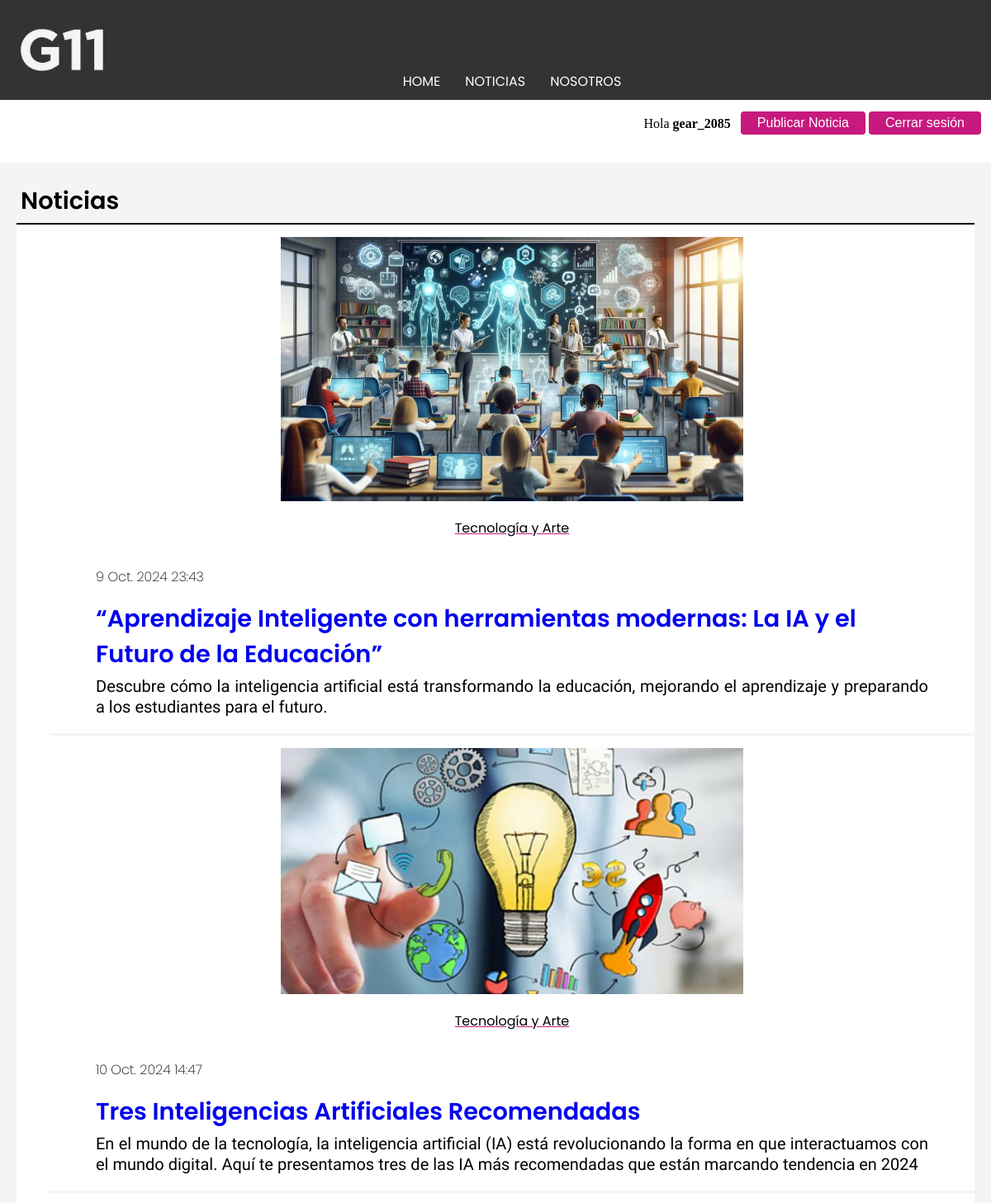
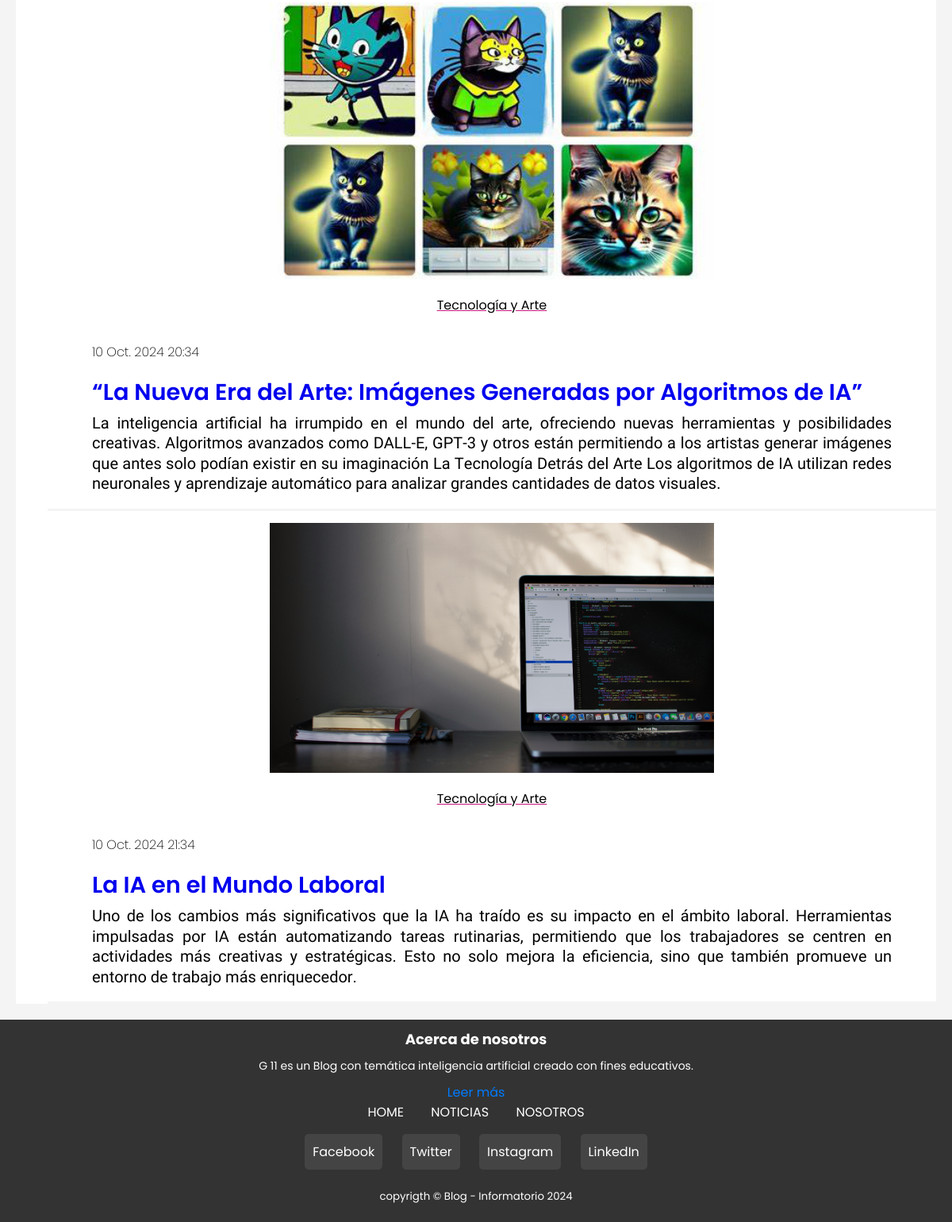
The app's page /Noticias/ (signed in) with its own data (2 pictures, top to bottom).
### apps/usuarios/models.py (models this page shows)
class Usuario(AbstractUser):
	pass

### apps/noticias/models.py (models this page shows, shortened)
class Noticia(models.Model):
	titulo = models.CharField(max_length = 150,verbose_name= "Título", null=False)
	bajada = models.TextField(verbose_name= "Bajada")
	cuerpo = models.TextField(verbose_name= "Cuerpo")
	imagen = models.ImageField(upload_to = 'noticias/')
	categoria_noticia = models.ForeignKey(Categoria, on_delete = models.CASCADE)
	fecha = models.DateTimeField(auto_now_add=True)
	usuario = models.ForeignKey(Usuario, on_delete=models.CASCADE)  # Campo nuevo

class Categoria(models.Model):
	nombre = models.CharField(max_length = 60)
	def __str__(self):
		return self.nombre

### apps/noticias/views.py (the view)
# urls.py: path('', views.Listar_Noticias, name = 'listar'),
def Listar_Noticias(request):
	contexto = { 'form': NotiForm() }
	id_categoria = request.GET.get('id',None)
	if id_categoria:
		noti = Noticia.objects.filter(categoria_noticia = id_categoria)
	else:
		noti = Noticia.objects.all() #RETORNA UNA LISTA DE OBJETOS
		contexto['noticias'] = noti
		cat = Categoria.objects.all().order_by('nombre')
		contexto['categorias'] = cat
	return render(request, 'noticias/listar.html', contexto)

### templates/noticias/listar.html (shortened to what this page needs)
{% extends 'base.html' %}
{% load static %}
{% block contenido %}
<h2 class="noticia-cabecera" style="padding: 5px; border-bottom: 2px solid;">Noticias</h2>
<div class="noticia-articulo">
    {% for noti in noticias %}
    <ul class="noticia-contenedor">
        <li class="noticia-lista">
            <div class="noticia-imagen">
                <img src="{{noti.imagen.url}}" width="50%">
            </div>
            <div class="noticia-texto">
                <div class="alinear ">
                    <p class="noticia-categoria">{{noti.categoria_noticia}}</p>
                    <p class="noticia-fecha">{{noti.fecha}}</p>
                </div>
                <p class="noticia-titulo"><a href="{% url 'noticias:detalle' noti.pk %}">{{noti.titulo}}</a></p>
                <p class="noticia-bajada">{{noti.bajada}}</p>
                <br>
            </div>
        </li>
        <br><br>
    </ul>
    {% endfor %}
</div>
{% endblock contenido %}

### templates/base.html (shortened to what this page needs)
{% load static %}
<!DOCTYPE html>
<html>
<head>
	<link rel="stylesheet" type="text/css" href="{% static 'css/main.css' %}">
</head>
<body class="contenedor">
    <header>
        <nav class="navbar">
            <a class="marca" href="{% url 'home' %}"><img src="{% static 'img/logo3b.png' %}"></a>
            <ul class="nav-menu">
                <li><a href="{% url 'home' %}">HOME</a></li>
                <li><a href="{% url 'noticias:listar' %}">NOTICIAS</a></li>
                <li><a href="{% url 'nosotros' %}">NOSOTROS</a></li>
            </ul>
        </nav>
    </header>
    <div class="usuario">
        {% if user.is_authenticated %}
            <div style="padding: 10px;">
                <p class="Usuario-nombre">Hola <strong>{{ user.username }}</strong></p>
                <br>
            </div>
            <form action="{% url 'noticias:cargar_noticia'%}" method="POST">
                <button class="boton"  type="submit">Publicar Noticia</button>
            </form>
            <form action="{% url 'logout' %}" method="POST">
                <button class="boton" type="submit">Cerrar sesión</button>
            </form>
        {% endif %}
    </div>
	<main>
        <article>
            <div class="bloque">
				{% block contenido %}
				{% endblock contenido %}
				</div>
        </article>
    </main>
<footer class="footer">
    <div class="about-section">
        <h4>Acerca de nosotros</h4>
        <p>G 11 es un Blog con temática inteligencia artificial creado con fines educativos. </p>
        <a href="{% url 'nosotros' %}">Leer más</a>
    </div>
    <div class="footer-content">
        <ul>
            <li><a href="{% url 'home' %}">HOME</a></li>
            <li><a href="{% url 'noticias:listar' %}">NOTICIAS</a></li>
            <li><a href="{% url 'nosotros' %}">NOSOTROS</a></li>
        </ul>
    </div>
    <div class="social-media">
        <a href="https://facebook.com" target="_blank" class="social-icon">Facebook</a>
        <a href="https://twitter.com" target="_blank" class="social-icon">Twitter</a>
        <a href="https://instagram.com" target="_blank" class="social-icon">Instagram</a>
        <a href="https://linkedin.com" target="_blank" class="social-icon">LinkedIn</a>
    </div>
    <p class="copy"><small>copyrigth &copy; Blog - Informatorio 2024</small></p>
</footer>
</body>
</html>

### static/css/main.css (style rules this page uses)
* { margin: 0 ; text-decoration: none; list-style: none; }
.navbar { font-family: "Poppins", sans-serif; font-weight: 400; background-color: #333; padding: 10px; }
.nav-menu { display: flex; justify-content: center; max-width: 1200px; margin: 0 auto; }
.navbar img { display: flex; align-self: center; padding-top: 25px; padding-left: 15px ; width: 100px; }
.nav-menu a { color: white; text-decoration: none; padding: 10px 15px; }
.usuario { display: flex; justify-content: end; padding:10px; }
main { display: flex; justify-content: space-between; }
article { flex: 3; padding: 20px; background-color: #f4f4f4; }
.bloque { max-width: 1200px; margin: 0 auto; }
.footer { font-family: "Poppins", sans-serif; width: 100%; height: 235px; padding-top: 10px; padding-bottom: 10px; background-color: #333; color: white; text-align: center; }
.footer-content ul { list-style: none; padding: 0; }
.footer-content ul li { display: inline; margin: 0 15px; }
.footer-content a { color: white; text-decoration: none; }
.about-section { margin-top: 1px; }
.about-section h4 { font-size: 18px; margin-bottom: 10px; }
.about-section p { font-size: 14px; margin: 0 0 10px; }
.about-section a { color: #007BFF; text-decoration: none; }
.social-media { margin-top: 15px; }
.social-icon { display: inline-block; margin: 0 10px; padding: 10px; color: white; background-color: #444; border-radius: 5px; text-decoration: none; }
.copy { padding-top: 20px; padding-bottom: 20px; }
.noticia-contenedor { display: flex; margin: 0 auto; max-width: 1200px; }
.noticia-lista { margin: 0; padding: 0; list-style: none; background-color: white; border-bottom: #f4f4f4 solid 3px; }
.noticia-articulo { margin: 0 auto; max-width: 1200px; background-color: white; }
.noticia-imagen { padding-top: 15px; width: 100%; display: flex; justify-content: center; height: max-content; }
.noticia-categoria { padding-top: 20px ; font-family: "Poppins", sans-serif; font-weight: 400; text-align: center; text-decoration-line: underline ; text-decoration-color: #c7197e; }
.noticia-cabecera { font-size: 1.8em; font-family: "Poppins", sans-serif; font-weight: 600; padding: 5px; border-bottom: 2px solid; }
.noticia-titulo { font-size: 1.8em; font-family: "Poppins", sans-serif; font-weight: 600; text-align: initial; padding-top: 12px; padding-bottom: 5px; margin-left: 5%; margin-right: 5%; }
.noticia-bajada { font-family: "Afacad Flux", sans-serif; font-size: 1.25em; font-kerning:none; line-height: 25.5px; margin-left: 5%; margin-right: 5%; text-align: justify; font-weight: inherit; }
.noticia-fecha { font-family: "Poppins", sans-serif; font-size: 1.2; font-weight: 200; align-items: center; font-kerning: none; margin-top: 3%; margin-left: 5%; margin-right: 5%; margin-bottom: 5px; }
.boton { background-color: #c7197e; color: white; border: none; padding: 5px 20px; text-align: center; text-decoration: none; display: inline-block; font-size: 16px; margin: 4px 2px; cursor: pointer; border-radius:4px; transition: background-color 0.3s ease; }

### records on screen
Usuario: username "gear_2085"
Noticia: imagen (picture), categoria_noticia "Tecnología y Arte", fecha "9 Oct. 2024 23:43", titulo "“Aprendizaje Inteligente con herramientas modernas: La IA y el Futuro de la Educación”", bajada "Descubre cómo la inteligencia artificial está transformando la educación, mejorando el aprendizaje y preparando a los estudiantes para el futuro."
Noticia: imagen (picture), categoria_noticia "Tecnología y Arte", fecha "10 Oct. 2024 14:47", titulo "Tres Inteligencias Artificiales Recomendadas", bajada "En el mundo de la tecnología, la inteligencia artificial (IA) está revolucionando la forma en que interactuamos con el mundo digital. Aquí te presentamos tres de las IA más recomendadas que están marcando tendencia en 2024"
Noticia: imagen (picture), categoria_noticia "Tecnología y Arte", fecha "10 Oct. 2024 20:34", titulo "“La Nueva Era del Arte: Imágenes Generadas por Algoritmos de IA”", bajada "La inteligencia artificial ha irrumpido en el mundo del arte, ofreciendo nuevas herramientas y posibilidades creativas. Algoritmos avanzados como DALL-E, GPT-3 y otros están permitiendo a los artistas generar imágenes que antes solo podían existir en su imaginación La Tecnología Detrás del Arte Los algoritmos de IA utilizan redes neuronales y aprendizaje automático para analizar grandes cantidades de datos visuales."
Noticia: imagen (picture), categoria_noticia "Tecnología y Arte", fecha "10 Oct. 2024 21:34", titulo "La IA en el Mundo Laboral", bajada "Uno de los cambios más significativos que la IA ha traído es su impacto en el ámbito laboral. Herramientas impulsadas por IA están automatizando tareas rutinarias, permitiendo que los trabajadores se centren en actividades más creativas y estratégicas. Esto no solo mejora la eficiencia, sino que también promueve un entorno de trabajo más enriquecedor."
